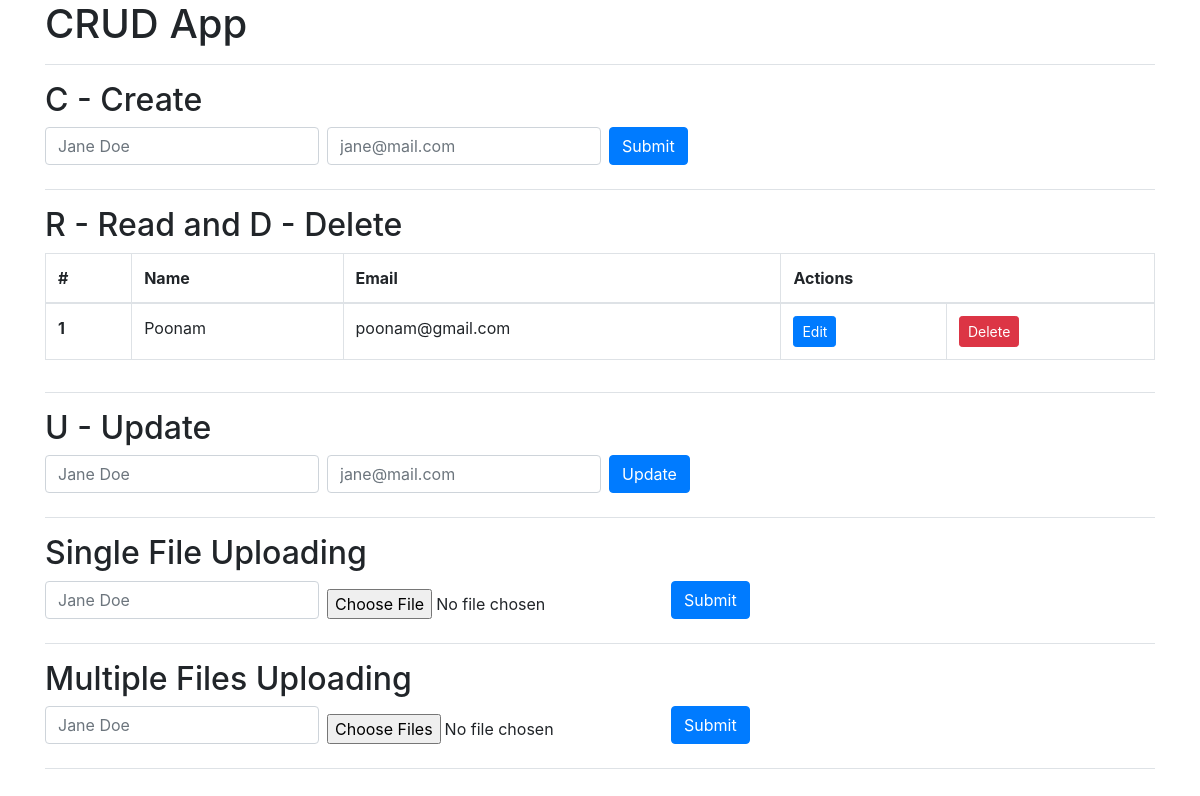
Before: / with the older database file.
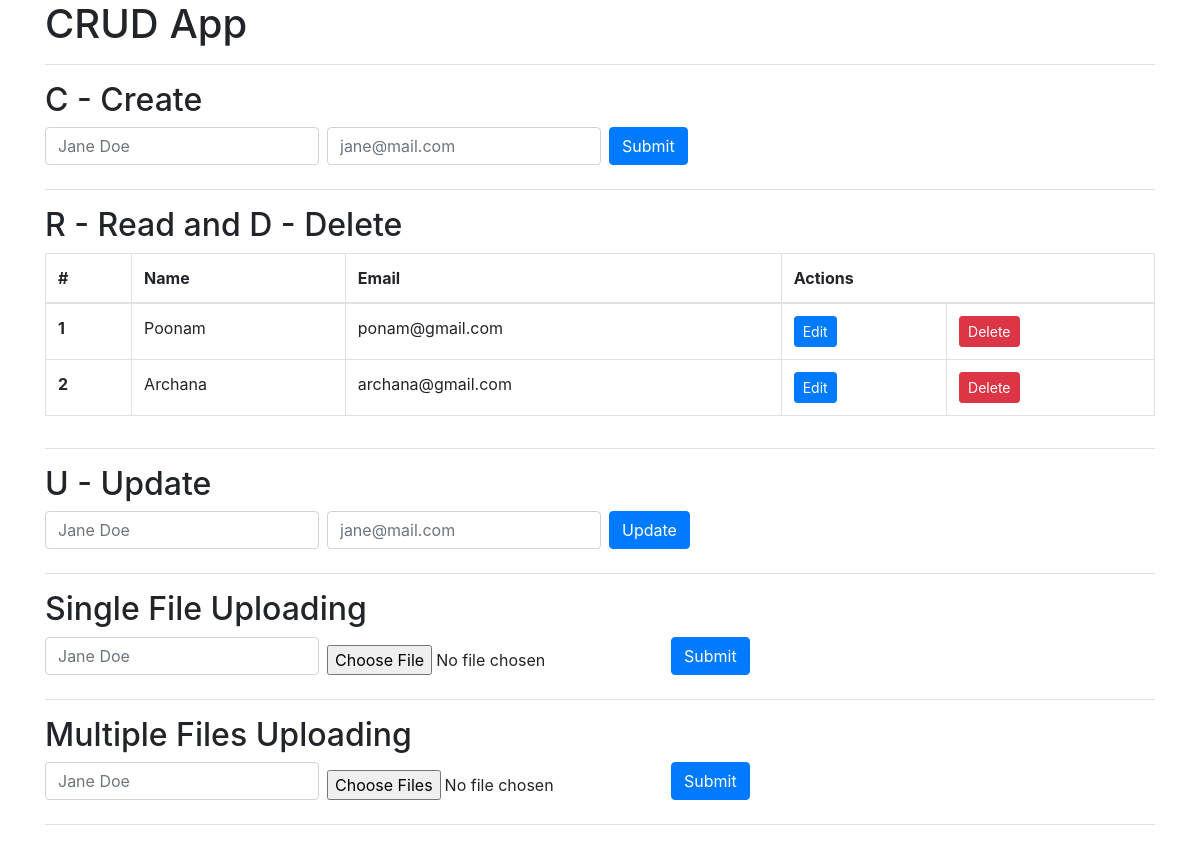
After: the same page with the newer database file.
### tables this page shows
CREATE TABLE `participants` (
  `ptcpt_id` int(11) NOT NULL,
  `ptcpt_name` text NOT NULL,
  `ptcpt_email` text NOT NULL
);

### models/participants/get_participants.php (called while the page is built, shortened)
<?php
require_once __DIR__ . '/../connection.php';
$sql = "SELECT * FROM participants";
$result = mysqli_query($dbcon, $sql);
$participants = [];
if (mysqli_num_rows($result) > 0) {
  while($row = mysqli_fetch_assoc($result)) {
    $participants[] = $row;
  }
}
?>

### index.php (the view, shortened to what this page needs)
<!DOCTYPE html>
<html>
<head>
  <link rel="stylesheet" href="https://cdn.jsdelivr.net/npm/bootstrap@4.6.0/dist/css/bootstrap.min.css">
</head>
<body>
  <div class="container">
    <h1 class="mb-3 pb-3 border-bottom">CRUD App</h1>
    <h2>C - Create</h2>
    <form class="form-inline mb-3 pb-3 border-bottom" id="crud_form_for_create">
      <input type="text" class="form-control mb-2 mr-sm-2" id="name" name="name" placeholder="Jane Doe" autocomplete="off">
      <input type="email" class="form-control mb-2 mr-sm-2" id="email" name="email" placeholder="jane@mail.com" autocomplete="off">
      <button type="submit" class="btn btn-primary mb-2">Submit</button>
    </form>
    <h2>R - Read and D - Delete</h2>
    <div class="mb-3 pb-3 border-bottom">
      <table class="table table-bordered">
        <thead>
          <tr>
            <th scope="col">#</th>
            <th scope="col">Name</th>
            <th scope="col">Email</th>
            <th scope="col" colspan="2">Actions</th>
          </tr>
        </thead>
        <tbody>
          <?php
          require_once(__DIR__.'/./models/participants/get_participants.php');
          foreach ($participants as $key => $participant) :
          ?>
          <tr>
            <th scope="row"><?= $participant['ptcpt_id']; ?></th>
            <td><?= $participant['ptcpt_name']; ?></td>
            <td><?= $participant['ptcpt_email']; ?></td>
            <td><button class="btn btn-primary btn-sm btn-edit" data-id="<?= $participant['ptcpt_id']; ?>" data-name="<?= $participant['ptcpt_name']; ?>" data-email="<?= $participant['ptcpt_email']; ?>">Edit</button></td>
            <td><button class="btn btn-danger btn-sm btn-del" data-id="<?= $participant['ptcpt_id']; ?>">Delete</td>
          </tr>
          <?php
          endforeach;
          ?>
        </tbody>
      </table>
    </div>
    <h2>U - Update</h2>
    <form class="form-inline mb-3 pb-3 border-bottom" id="crud_form_for_update">
      <input type="text" class="form-control mb-2 mr-sm-2" id="name" name="name" placeholder="Jane Doe" autocomplete="off">
      <input type="email" class="form-control mb-2 mr-sm-2" id="email" name="email" placeholder="jane@mail.com" autocomplete="off">
      <button type="submit" class="btn btn-primary mb-2">Update</button>
    </form>
    <h2>Single File Uploading</h2>
    <form class="form-inline mb-3 pb-3 border-bottom" id="file_upload_form" enctype="multipart/form-data">
      <input type="text" class="form-control mb-2 mr-sm-2" id="name" name="name" placeholder="Jane Doe" autocomplete="off">
      <input type="file" id="your_file" name="your_file" />
      <button type="submit" class="btn btn-primary mb-2">Submit</button>
    </form>
    <h2>Multiple Files Uploading</h2>
    <form class="form-inline mb-3 pb-3 border-bottom" id="multiple_files_upload_form" enctype="multipart/form-data">
      <input type="text" class="form-control mb-2 mr-sm-2" id="name" name="name[]" placeholder="Jane Doe" autocomplete="off">
      <input type="file" id="your_file" name="your_file" multiple />
      <button type="submit" class="btn btn-primary mb-2">Submit</button>
    </form>
  </div>
</body>
</html>

Changed rows visible on the page:
changed participants "Poonam": ptcpt_email "poonam@gmail.com" → "ponam@gmail.com"
added participants: ptcpt_id "2", ptcpt_name "Archana", ptcpt_email "archana@gmail.com"
